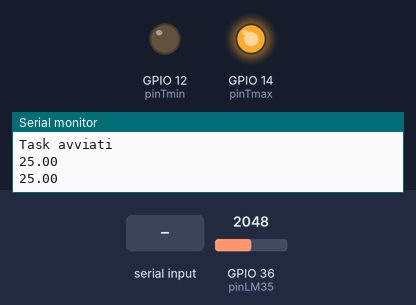
The program below on a simulated ESP32. Parts: output pins drawn as LEDs (lit = HIGH), the last lines printed to the serial monitor. The inputs (shaded band) are chosen by the test bench; at power-on: GPIO 36 (pinLM35) = 2048.

Above: at 1.2 s.
1.3 s: GPIO 36 (pinLM35) set to 380
3.2 s: GPIO 36 (pinLM35) set to 329
At 4.7 s:
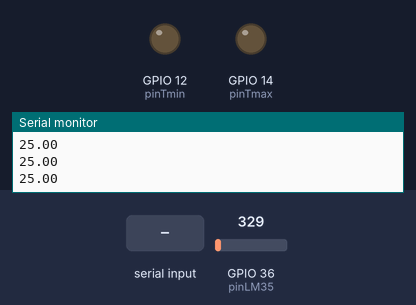
5.5 s: "90,45\n" received over Serial
At 6.3 s:
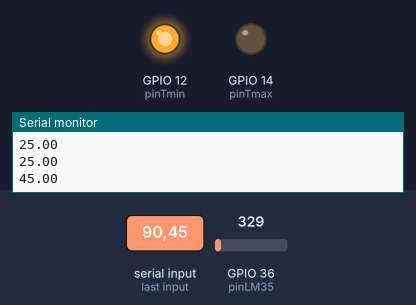
7.5 s: GPIO 36 (pinLM35) set to 491
At 9.1 s:
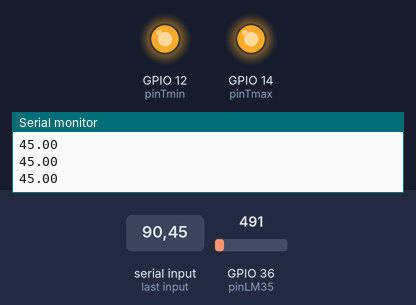
9.5 s: GPIO 36 (pinLM35) set to 0
At 10.7 s:
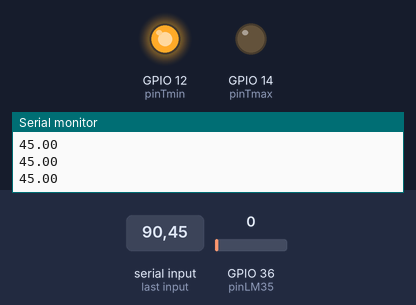
11.5 s: GPIO 36 (pinLM35) set to 1228
At 13.5 s:
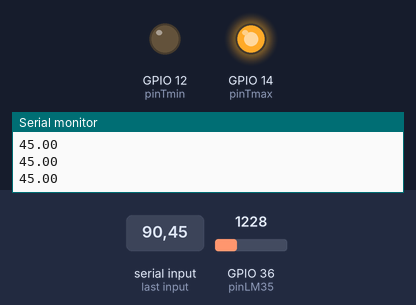
Timing chart, 0 to 14.5 s (numbered marks = the images above; inputs shaded):
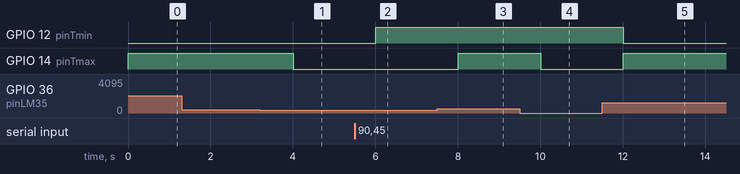

The program:

main.cpp
```cpp
#include <Arduino.h>
#include <data.h>
#include <tasks.h>

// configurazione del sistema
void setup()
{
  // attivazione della seriale
  Serial.begin(115200);
  // aumento il tempo massimo di attesa dei caratteri dal terminale
  Serial.setTimeout(2000);
  Serial.println("Termostato con LM35");

  // configurazione delle uscite
  pinMode(pinTmin, OUTPUT);
  pinMode(pinTmax, OUTPUT);

  digitalWrite(pinTmin, LOW);
  digitalWrite(pinTmax, LOW);

  // creazione del mutex prima di avviare i task
  creaMutex();

  // creazione dei due task:
  // 1. lettura dalla tastiera
  xTaskCreatePinnedToCore(
      task1,      // funzione da richiamare nel task
      "Task1",    // nome del task (etichetta utile per debug)
      2048,       // dimensione in byte dello stack per le variabili locali del task (minimo 768 byte)
      NULL,       // puntatore agli eventuali parametri da passare al task
      1,          // priorità del task
      NULL,       // eventuale task handle per gestire il task da un altro task
      APP_CPU_NUM // core su cui far girare il task
  );

  // 2. controllo di temperatura
  xTaskCreatePinnedToCore(
      task2,      // funzione da richiamare nel task
      "Task2",    // nome del task (etichetta utile per debug)
      2048,       // dimensione in byte dello stack per le variabili locali del task (minimo 768 byte)
      NULL,       // puntatore agli eventuali parametri da passare al task
      2,          // priorità del task
      NULL,       // eventuale task handle per gestire il task da un altro task
      APP_CPU_NUM // core su cui far girare il task
  );

  Serial.println("Task avviati");
}

void loop()
{
  // // se usassimo un superloop

  // // 1. lettura del sensore
  // uint16_t Nadc = analogRead(pinLM35);
  // float vout = (float)Nadc * 3.3 / 4096;
  // float t = vout / 0.01;  // sensibilità LM35 k = 0.01 V/°C

  // // 2. confronto soglia programmabile
  // if( t < soglia) {
  //   digitalWrite(pinTmin, HIGH);
  // } else if (t > soglia + 1.0) {
  //   digitalWrite(pinTmin, LOW);
  // }

  // // 3. confronto soglia a 30°C
  // if( t > 30.0) {
  //   digitalWrite(pinTmax, HIGH);
  // } else if (t < (30.0 - 1.0)) {
  //   digitalWrite(pinTmax, LOW);
  // }

  // // 4. visualizza la temperatura corrente
  // Serial.println(t);

  // // 5. attesa i 1 secondo
  // delay(1000);

  // // 6. acquisizione del nuovo valore di soglia
  // //    dall'input seriale
  // if(Serial.available()) {
  //   soglia = Serial.parseFloat();

  //   // rimuovere \n e \r
  //   char c = Serial.peek();
  //   while(c == '\n' || c == '\r' || c == ' ') {
  //     Serial.read();
  //     c = Serial.peek();
  //   }
  // }

}
```

data.cpp
```cpp
#include <Arduino.h>
#include <data.h>

// variabile di temperatura di soglia scambiata tra i due task
float soglia = 25.0;
```

data.h
```cpp
#ifndef _DATA_H
#define _DATA_H

#include <Arduino.h>

// assegnazione dei pin dei led
#define pinTmin 12
#define pinTmax 14
#define pinLM35 36

// costanti di sistema
const float isteresi = 1.0;
const float Tmax = 30.0;

// variabile di temperatura soglia scambiata tra i due task
extern float soglia;

#endif
```

tasks.cpp
```cpp
#include <tasks.h>
#include <data.h>

// mutex per gestire l'accesso alla variabile globale soglia
SemaphoreHandle_t mutexSoglia;

// funzione ausiliaria per la creazione dei mutex
void creaMutex()
{
    mutexSoglia = xSemaphoreCreateMutex();
}

// ---- Task1 -----------------------------------------------------------------
// task1 legge il valore di soglia dalla seriale
void task1(void *parameters)
{
    // uso t come variabile locale di appoggio
    float t;
    char c;

    // loop del task
    while (1)
    {
        // se c'è qualcosa nella seriale...
        if (Serial.available() > 0)
        {
            t = Serial.parseFloat();

            // rimuove \n e \r dal buffer di ricezione
            // 1. guarda il prossimo carattere nel buffer...
            c = Serial.peek();
            // 2. ripeti mentre si tratta di \n o \r
            while (c == '\n' || c == '\r')
            {
                // 3. rimuovilo dal buffer e..
                c = Serial.read();
                // 4. guarda il prossimo carattere nel buffer...
                c = Serial.peek();
            }

            // acquisizione del mutex prima di aggiornare la variabile soglia
            if (xSemaphoreTake(mutexSoglia, 0) == pdTRUE)
            {
                // copio il valore letto nella variabile globale soglia
                soglia = t;

                // fine sezione critica, restituisco il mutex
                xSemaphoreGive(mutexSoglia);
            }
        }
    }
}

// ---- Task2 -----------------------------------------------------------------
// task2 acquisisce la temperatura dal LM35
// ed effettua tutte le elaborazioni
void task2(void *parameters)
{
    // variabili locali
    float temperatura;
    float miasoglia;

    // loop del task
    while (1)
    {
        // logica del termostato...

        // 1. lettura della temperatura dal LM35
        temperatura = leggiLM35(pinLM35);

        // acquisizione del mutex per leggere la variabile soglia
        if (xSemaphoreTake(mutexSoglia, 0) == pdTRUE)
        {
            miasoglia = soglia;
            xSemaphoreGive(mutexSoglia);
        }

        // 2. confronto soglia e comando pinTmin
        if (temperatura < miasoglia)
        {
            digitalWrite(pinTmin, HIGH);
        }
        else if (temperatura > miasoglia + isteresi)
        {
            digitalWrite(pinTmin, LOW);
        }

        // 3. confronto 30°C e comando pinTmax
        if (temperatura > Tmax)
        {
            digitalWrite(pinTmax, HIGH);
        }
        else if (temperatura < Tmax - isteresi)
        {
            digitalWrite(pinTmax, LOW);
        }

        // 4. stampa temperatura
        Serial.printf("%.2f\n", miasoglia);

        // 5. attesa 1 secondo
        vTaskDelay(1000 / portTICK_PERIOD_MS);
    }
}

// ---- Funzioni ausiliarie ---------------------------------------------------
// funzione ausiliaria per la lettura del trasduttore
float leggiLM35(uint8_t channel)
{
    int n = analogRead(channel);

    float v = (float)n / 4096 * 3.3;
    float t = v / 0.01;
    return t;
}
```

tasks.h
```cpp
#ifndef _TASKS_H
#define _TASKS_H

#include <Arduino.h>

// funzione ausiliaria per la creazione dei mutex
void creaMutex();

// dichiarazione delle function dei due task

// task1 legge il valore di soglia dalla seriale
void task1(void *parameters);

// task2 acquisisce la temperatura dal LM35
// ed effettua tutte le elaborazioni
void task2(void *parameters);

// funzione ausiliaria per la lettura del trasduttore
float leggiLM35(uint8_t channel);

#endif
```

Measured:
- the behaviour switches between 360 and 359 on GPIO 36 (pinLM35) (found by bisection; images 0 and 1)
- after the input at 3.2 s, GPIO 14 (pinTmax): HIGH → LOW after 0.81 s
- after the input at 5.5 s, GPIO 12 (pinTmin): LOW → HIGH after 0.51 s
- after the input at 7.5 s, GPIO 14 (pinTmax): LOW → HIGH after 0.51 s
- after the input at 9.5 s, GPIO 14 (pinTmax): HIGH → LOW after 0.51 s
- after the input at 11.5 s, GPIO 12 (pinTmin): HIGH → LOW after 0.51 s; GPIO 14 (pinTmax): LOW → HIGH after 0.51 s
